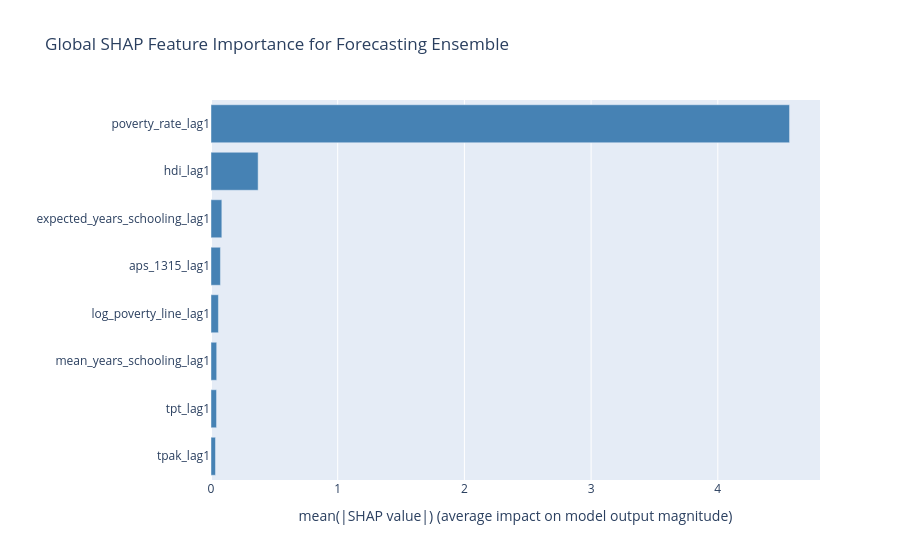

The notebook cell saved with this chart:
### Code cell
import plotly.express as px
df_shap_global_sorted = df_shap_global.sort_values('mean_abs_shap', ascending=True)
fig = px.bar(df_shap_global_sorted, x='mean_abs_shap', y='feature', orientation='h', title='Global SHAP Feature Importance for Forecasting Ensemble', color_discrete_sequence=['steelblue'])
fig.update_layout(xaxis_title="mean(|SHAP value|) (average impact on model output magnitude)", yaxis_title="")
fig.write_json(OUTPUT_DIR / 'plot_shap_summary_bar.json')
fig.show()

plt.figure(figsize=(10, 6))
shap.summary_plot(shap_ensemble_val, X_val, feature_names=features, show=False)
plt.title('SHAP Summary for Forecasting Ensemble', fontsize=14, fontweight='bold')
plt.tight_layout()
plt.savefig(OUTPUT_DIR / 'plot_shap_summary_beeswarm.png', bbox_inches='tight')
plt.show()

### Figure 1 — Plotly figure (JSON) as saved in the notebook; plotly's stock layout.template omitted (floating-point values rounded to 4 significant figures)
{"data": [{"hovertemplate": "mean_abs_shap=%{x}<br>feature=%{y}<extra></extra>", "legendgroup": "", "marker": {"color": "steelblue", "pattern": {"shape": ""}}, "name": "", "orientation": "h", "showlegend": false, "textposition": "auto", "type": "bar", "x": [0.03554, 0.04371, 0.04493, 0.05849, 0.07445, 0.08548, 0.372, 4.566], "xaxis": "x", "y": ["tpak_lag1", "tpt_lag1", "mean_years_schooling_lag1", "log_poverty_line_lag1", "aps_1315_lag1", "expected_years_schooling_lag1", "hdi_lag1", "poverty_rate_lag1"], "yaxis": "y"}], "layout": {"barmode": "relative", "legend": {"tracegroupgap": 0}, "title": {"text": "Global SHAP Feature Importance for Forecasting Ensemble"}, "xaxis": {"anchor": "y", "domain": [0, 1], "title": {"text": "mean(|SHAP value|) (average impact on model output magnitude)"}}, "yaxis": {"anchor": "x", "domain": [0, 1], "title": {"text": ""}}}}
